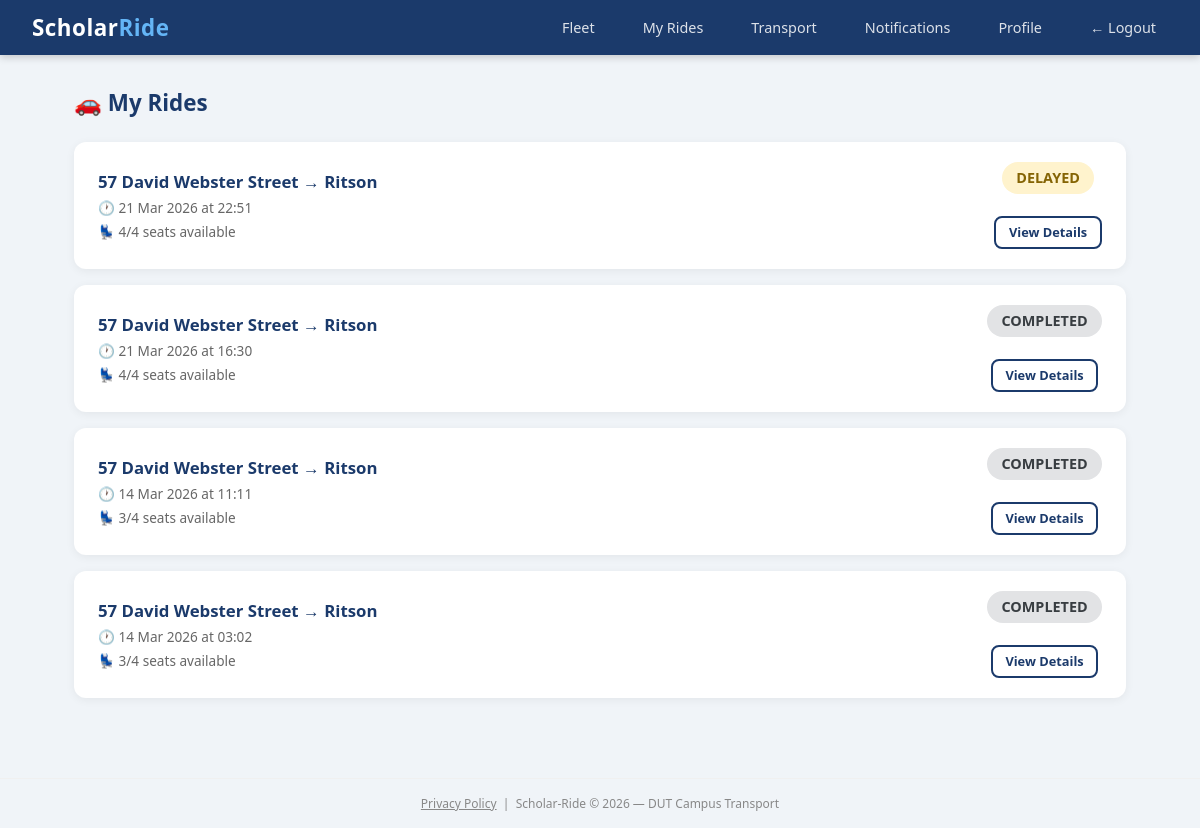
Page /rides/my (signed in) on the committed database.
### scholar_ride/models.py (models this page shows)
class Ride(db.Model):
    id = db.Column(db.Integer, primary_key=True)
    driver_id = db.Column(db.Integer, db.ForeignKey('user.id'), nullable=False)
    origin = db.Column(db.String(200), nullable=False)
    destination = db.Column(db.String(200), nullable=False)
    departure_time = db.Column(db.DateTime, nullable=False)
    available_seats = db.Column(db.Integer, nullable=False)
    total_seats = db.Column(db.Integer, nullable=False)
    status = db.Column(db.String(20), default='active')
    created_at = db.Column(db.DateTime, default=datetime.utcnow)
    bookings = db.relationship('Booking', backref='ride', lazy=True)
    vehicle_type = db.Column(db.String(50), nullable=True)
    vehicle_model = db.Column(db.String(100), nullable=True)
    registration_number = db.Column(db.String(20), nullable=True)
    completed_at = db.Column(db.DateTime, nullable=True)

### scholar_ride/routes/rides.py (the view)
@rides.route('/rides/my')
@login_required
def my_rides():
    all_rides = Ride.query.filter_by(
        driver_id=current_user.id
    ).order_by(Ride.departure_time.desc()).all()
    return render_template('rides/my_rides.html', rides=all_rides)

### scholar_ride/models.py (called while the page is built)
@login_manager.user_loader
def load_user(user_id):
    return User.query.get(int(user_id))

### scholar_ride/templates/rides/my_rides.html
{% extends "base.html" %}
{% block content %}
<div class="page-header d-flex justify-between align-center">
    <h4>🚗 My Rides</h4>
</div>
{% if rides %}
    {% for ride in rides %}
    <div class="ride-card">
        <div>
            <div class="ride-route">
                {{ ride.origin }} → {{ ride.destination }}
            </div>
            <div class="ride-meta">
                🕐 {{ ride.departure_time.strftime('%d %b %Y at %H:%M') }}
            </div>
            <div class="ride-meta">
                💺 {{ ride.available_seats }}/{{ ride.total_seats }} seats available
            </div>
        </div>
        <div class="text-center">
            <span class="badge
                {% if ride.status == 'active' %}badge-success
                {% elif ride.status == 'cancelled' %}badge-danger
                {% elif ride.status == 'delayed' %}badge-warning
                {% elif ride.status == 'completed' %}badge-secondary
                {% elif ride.status == 'breakdown' %}badge-danger
                {% else %}badge-info{% endif %}"
                style="font-size:0.9rem; padding:0.4rem 0.9rem;">
                {{ ride.status | upper }}
            </span>
            <br><br>
            <a href="/rides/{{ ride.id }}" class="btn btn-outline btn-sm">
                View Details
            </a>
        </div>
    </div>
    {% endfor %}
{% else %}
<div class="empty-state">
        <div class="empty-icon">🚌</div>
        <p>You have no ride at the moment.</p>
        <a href="/admin/fleet" class="btn btn-primary">🚌 Select a Vehicle from Fleet</a>
    </div>
{% endif %}
{% endblock %}

### scholar_ride/templates/base.html (style rules this page uses)
*, *::before, *::after { box-sizing: border-box; margin: 0; padding: 0; }
body { font-family: 'Segoe UI', Tahoma, Geneva, Verdana, sans-serif; background: #f0f4f8; color: #222; }
.btn { display: inline-block; padding: 0.65rem 1.4rem; border-radius: 8px; font-size: 0.9rem; font-weight: 600; cursor: pointer; border: none; text-decoration: none; text-align: center; transition: all 0.2s; }
.btn-outline { background: transparent; color: #1B3A6B; border: 2px solid #1B3A6B; }
.btn-sm { padding: 0.35rem 0.8rem; font-size: 0.8rem; }
.badge { display: inline-block; padding: 0.25rem 0.6rem; border-radius: 20px; font-size: 0.75rem; font-weight: 700; }
.badge-warning { background: #fff3cd; color: #856404; }
.badge-secondary { background: #e2e3e5; color: #383d41; }
.ride-card { background: white; border-radius: 12px; padding: 1.25rem 1.5rem; box-shadow: 0 2px 10px rgba(0,0,0,0.06); margin-bottom: 1rem; display: flex; justify-content: space-between; align-items: center; }
.ride-route { font-size: 1.05rem; font-weight: 700; color: #1B3A6B; }
.ride-meta { color: #666; font-size: 0.85rem; margin-top: 0.3rem; }
.text-center { text-align: center; }
.d-flex { display: flex; }
.justify-between { justify-content: space-between; }
.align-center { align-items: center; }
.page-header { margin-bottom: 1.5rem; }
.page-header h4 { color: #1B3A6B; font-size: 1.4rem; font-weight: 700; }

### rows in the picture
Ride: origin "57 David Webster Street", destination "Ritson", departure_time "21 Mar 2026 at 22:51", available_seats "4", total_seats "4", status "DELAYED"
Ride: origin "57 David Webster Street", destination "Ritson", departure_time "21 Mar 2026 at 16:30", available_seats "4", total_seats "4", status "COMPLETED"
Ride: origin "57 David Webster Street", destination "Ritson", departure_time "14 Mar 2026 at 11:11", available_seats "3", total_seats "4", status "COMPLETED"
Ride: origin "57 David Webster Street", destination "Ritson", departure_time "14 Mar 2026 at 03:02", available_seats "3", total_seats "4", status "COMPLETED"
